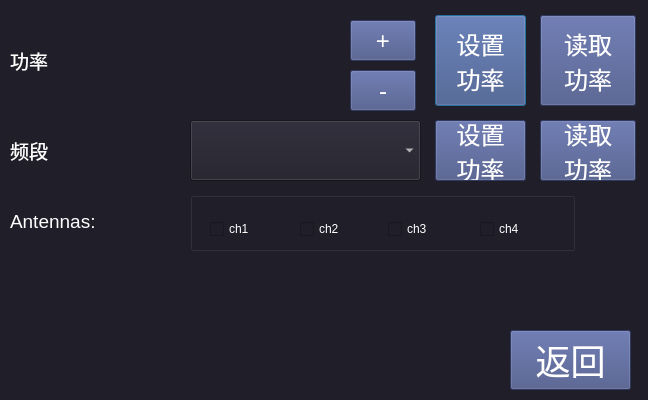
<?xml version="1.0" encoding="UTF-8"?>
<ui version="4.0">
 <class>readerSetDialog</class>
 <widget class="QDialog" name="readerSetDialog">
  <property name="geometry">
   <rect>
    <x>0</x>
    <y>0</y>
    <width>648</width>
    <height>400</height>
   </rect>
  </property>
  <property name="sizePolicy">
   <sizepolicy hsizetype="Fixed" vsizetype="Fixed">
    <horstretch>0</horstretch>
    <verstretch>0</verstretch>
   </sizepolicy>
  </property>
  <property name="windowTitle">
   <string>读写器设置</string>
  </property>
  <property name="styleSheet">
   <string notr="true">background-color: rgb(32, 30, 41);
color: rgb(255, 255, 255);</string>
  </property>
  <widget class="QPushButton" name="setPowerBtn">
   <property name="geometry">
    <rect>
     <x>435</x>
     <y>15</y>
     <width>91</width>
     <height>91</height>
    </rect>
   </property>
   <property name="font">
    <font>
     <pointsize>18</pointsize>
     <weight>50</weight>
     <italic>false</italic>
     <bold>false</bold>
    </font>
   </property>
   <property name="focusPolicy">
    <enum>Qt::ClickFocus</enum>
   </property>
   <property name="styleSheet">
    <string notr="true">background-color: rgb(66, 79, 131);</string>
   </property>
   <property name="text">
    <string>设置
功率</string>
   </property>
  </widget>
  <widget class="QPushButton" name="returnBtn">
   <property name="geometry">
    <rect>
     <x>510</x>
     <y>330</y>
     <width>121</width>
     <height>60</height>
    </rect>
   </property>
   <property name="font">
    <font>
     <pointsize>26</pointsize>
     <weight>50</weight>
     <italic>false</italic>
     <bold>false</bold>
    </font>
   </property>
   <property name="focusPolicy">
    <enum>Qt::ClickFocus</enum>
   </property>
   <property name="styleSheet">
    <string notr="true">background-color: rgb(66, 79, 131);</string>
   </property>
   <property name="text">
    <string>返回</string>
   </property>
  </widget>
  <widget class="QLabel" name="label_info">
   <property name="geometry">
    <rect>
     <x>0</x>
     <y>274</y>
     <width>641</width>
     <height>39</height>
    </rect>
   </property>
   <property name="font">
    <font>
     <pointsize>12</pointsize>
    </font>
   </property>
   <property name="layoutDirection">
    <enum>Qt::LeftToRight</enum>
   </property>
   <property name="text">
    <string/>
   </property>
   <property name="alignment">
    <set>Qt::AlignCenter</set>
   </property>
  </widget>
  <widget class="QLabel" name="label_power">
   <property name="geometry">
    <rect>
     <x>270</x>
     <y>20</y>
     <width>61</width>
     <height>81</height>
    </rect>
   </property>
   <property name="font">
    <font>
     <pointsize>14</pointsize>
    </font>
   </property>
   <property name="layoutDirection">
    <enum>Qt::LeftToRight</enum>
   </property>
   <property name="text">
    <string/>
   </property>
   <property name="alignment">
    <set>Qt::AlignCenter</set>
   </property>
  </widget>
  <widget class="QPushButton" name="getPowerBtn">
   <property name="geometry">
    <rect>
     <x>540</x>
     <y>15</y>
     <width>96</width>
     <height>91</height>
    </rect>
   </property>
   <property name="font">
    <font>
     <pointsize>18</pointsize>
     <weight>50</weight>
     <italic>false</italic>
     <bold>false</bold>
    </font>
   </property>
   <property name="focusPolicy">
    <enum>Qt::ClickFocus</enum>
   </property>
   <property name="styleSheet">
    <string notr="true">background-color: rgb(66, 79, 131);</string>
   </property>
   <property name="text">
    <string>读取
功率</string>
   </property>
  </widget>
  <widget class="QPushButton" name="powerAddBtn">
   <property name="geometry">
    <rect>
     <x>350</x>
     <y>20</y>
     <width>66</width>
     <height>41</height>
    </rect>
   </property>
   <property name="font">
    <font>
     <pointsize>18</pointsize>
     <weight>50</weight>
     <italic>false</italic>
     <bold>false</bold>
    </font>
   </property>
   <property name="focusPolicy">
    <enum>Qt::ClickFocus</enum>
   </property>
   <property name="styleSheet">
    <string notr="true">background-color: rgb(66, 79, 131);</string>
   </property>
   <property name="text">
    <string>+</string>
   </property>
  </widget>
  <widget class="QPushButton" name="powerMinBtn">
   <property name="geometry">
    <rect>
     <x>350</x>
     <y>70</y>
     <width>66</width>
     <height>41</height>
    </rect>
   </property>
   <property name="font">
    <font>
     <pointsize>18</pointsize>
     <weight>50</weight>
     <italic>false</italic>
     <bold>false</bold>
    </font>
   </property>
   <property name="focusPolicy">
    <enum>Qt::ClickFocus</enum>
   </property>
   <property name="styleSheet">
    <string notr="true">background-color: rgb(66, 79, 131);</string>
   </property>
   <property name="text">
    <string>-</string>
   </property>
  </widget>
  <widget class="QComboBox" name="FreqComboBox">
   <property name="geometry">
    <rect>
     <x>190</x>
     <y>120</y>
     <width>231</width>
     <height>61</height>
    </rect>
   </property>
   <property name="font">
    <font>
     <family>Agency FB</family>
     <pointsize>12</pointsize>
    </font>
   </property>
  </widget>
  <widget class="QPushButton" name="setFreqBtn">
   <property name="geometry">
    <rect>
     <x>435</x>
     <y>120</y>
     <width>91</width>
     <height>61</height>
    </rect>
   </property>
   <property name="font">
    <font>
     <pointsize>18</pointsize>
     <weight>50</weight>
     <italic>false</italic>
     <bold>false</bold>
    </font>
   </property>
   <property name="focusPolicy">
    <enum>Qt::ClickFocus</enum>
   </property>
   <property name="styleSheet">
    <string notr="true">background-color: rgb(66, 79, 131);</string>
   </property>
   <property name="text">
    <string>设置
功率</string>
   </property>
  </widget>
  <widget class="QPushButton" name="getFreqBtn">
   <property name="geometry">
    <rect>
     <x>540</x>
     <y>120</y>
     <width>96</width>
     <height>61</height>
    </rect>
   </property>
   <property name="font">
    <font>
     <pointsize>18</pointsize>
     <weight>50</weight>
     <italic>false</italic>
     <bold>false</bold>
    </font>
   </property>
   <property name="focusPolicy">
    <enum>Qt::ClickFocus</enum>
   </property>
   <property name="styleSheet">
    <string notr="true">background-color: rgb(66, 79, 131);</string>
   </property>
   <property name="text">
    <string>读取
功率</string>
   </property>
  </widget>
  <widget class="QLabel" name="label">
   <property name="geometry">
    <rect>
     <x>10</x>
     <y>20</y>
     <width>241</width>
     <height>81</height>
    </rect>
   </property>
   <property name="font">
    <font>
     <pointsize>14</pointsize>
     <weight>50</weight>
     <italic>false</italic>
     <bold>false</bold>
    </font>
   </property>
   <property name="text">
    <string>功率</string>
   </property>
  </widget>
  <widget class="QLabel" name="label_1">
   <property name="geometry">
    <rect>
     <x>10</x>
     <y>125</y>
     <width>161</width>
     <height>51</height>
    </rect>
   </property>
   <property name="font">
    <font>
     <pointsize>14</pointsize>
     <weight>50</weight>
     <italic>false</italic>
     <bold>false</bold>
    </font>
   </property>
   <property name="text">
    <string>频段</string>
   </property>
  </widget>
  <widget class="QLabel" name="label_2">
   <property name="geometry">
    <rect>
     <x>10</x>
     <y>196</y>
     <width>161</width>
     <height>51</height>
    </rect>
   </property>
   <property name="font">
    <font>
     <pointsize>14</pointsize>
     <weight>50</weight>
     <italic>false</italic>
     <bold>false</bold>
    </font>
   </property>
   <property name="text">
    <string>Antennas:</string>
   </property>
  </widget>
  <widget class="QGroupBox" name="groupBox">
   <property name="geometry">
    <rect>
     <x>190</x>
     <y>192</y>
     <width>385</width>
     <height>59</height>
    </rect>
   </property>
   <property name="title">
    <string notr="true"/>
   </property>
   <property name="alignment">
    <set>Qt::AlignLeading|Qt::AlignLeft|Qt::AlignVCenter</set>
   </property>
   <widget class="QCheckBox" name="checkBox_ch_1">
    <property name="geometry">
     <rect>
      <x>20</x>
      <y>22</y>
      <width>78</width>
      <height>30</height>
     </rect>
    </property>
    <property name="text">
     <string>ch1</string>
    </property>
    <property name="iconSize">
     <size>
      <width>50</width>
      <height>40</height>
     </size>
    </property>
   </widget>
   <widget class="QCheckBox" name="checkBox_ch_3">
    <property name="geometry">
     <rect>
      <x>198</x>
      <y>22</y>
      <width>78</width>
      <height>30</height>
     </rect>
    </property>
    <property name="text">
     <string>ch3</string>
    </property>
    <property name="iconSize">
     <size>
      <width>50</width>
      <height>40</height>
     </size>
    </property>
   </widget>
   <widget class="QCheckBox" name="checkBox_ch_4">
    <property name="geometry">
     <rect>
      <x>290</x>
      <y>22</y>
      <width>78</width>
      <height>30</height>
     </rect>
    </property>
    <property name="text">
     <string>ch4</string>
    </property>
    <property name="iconSize">
     <size>
      <width>50</width>
      <height>40</height>
     </size>
    </property>
   </widget>
   <widget class="QCheckBox" name="checkBox_ch_2">
    <property name="geometry">
     <rect>
      <x>110</x>
      <y>22</y>
      <width>78</width>
      <height>30</height>
     </rect>
    </property>
    <property name="text">
     <string>ch2</string>
    </property>
    <property name="iconSize">
     <size>
      <width>50</width>
      <height>40</height>
     </size>
    </property>
   </widget>
  </widget>
 </widget>
 <resources/>
 <connections>
  <connection>
   <sender>returnBtn</sender>
   <signal>clicked()</signal>
   <receiver>readerSetDialog</receiver>
   <slot>accept()</slot>
   <hints>
    <hint type="sourcelabel">
     <x>175</x>
     <y>179</y>
    </hint>
    <hint type="destinationlabel">
     <x>174</x>
     <y>107</y>
    </hint>
   </hints>
  </connection>
 </connections>
</ui>
